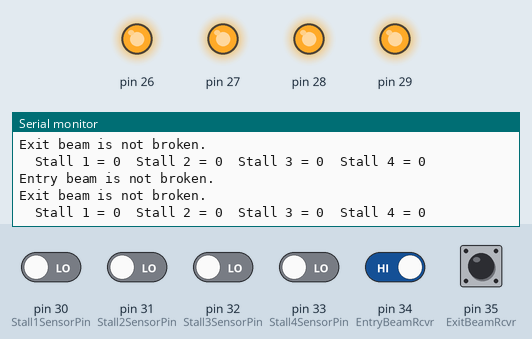
Recording of a sketch running on a simulated Arduino Mega 2560, built with avr-gcc and run on an emulated ATmega2560. Shown: output pins drawn as LEDs (lit = HIGH), the last lines printed to the serial monitor. Inputs (shaded band) come from the test bench; at power-on: pin 34 (EntryBeamRcvr), pin 35 (ExitBeamRcvr) HIGH, pin 30 (Stall1SensorPin), pin 31 (Stall2SensorPin), pin 32 (Stall3SensorPin), pin 33 (Stall4SensorPin) LOW.

Above: at 2.8 s.
2.9 s: pin 31 (Stall2SensorPin) driven HIGH
At 4.2 s:
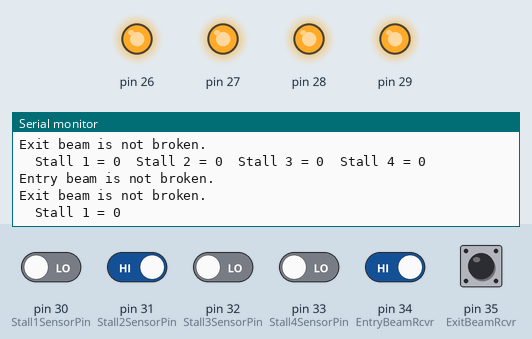
4.5 s: pin 31 (Stall2SensorPin) driven LOW
At 5.3 s:
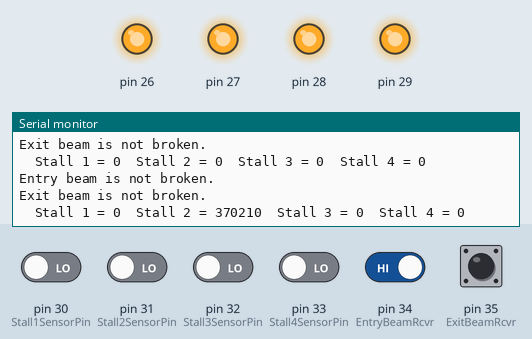
6.0 s: pin 32 (Stall3SensorPin) driven HIGH
At 7.7 s:
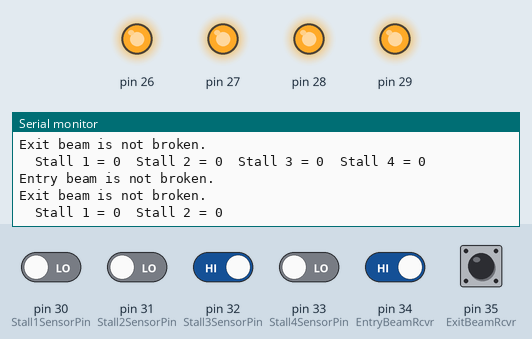
8.0 s: pin 32 (Stall3SensorPin) driven LOW and pin 34 (EntryBeamRcvr) driven LOW
At 8.4 s:
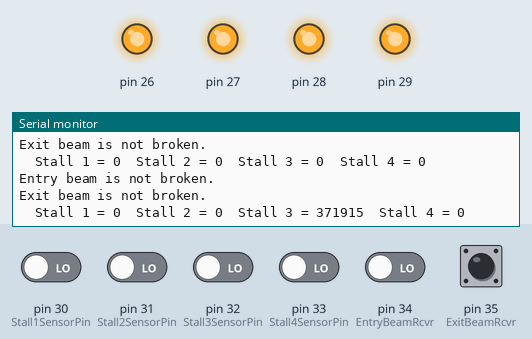

The sketch:

sensor_test.ino
```cpp
/*
   Test the senosr
*/

// Parking log sensors
#define Stall1SensorPin 30
#define Stall2SensorPin 31
#define Stall3SensorPin 32
#define Stall4SensorPin 33

// sensor value
long  Stall1SensorVal;
long  Stall2SensorVal;
long  Stall3SensorVal;
long  Stall4SensorVal;

// Entry, Exit Rcvr
#define EntryBeamRcvr  34
#define ExitBeamRcvr   35

int EntryBeamState;
int ExitBeamState;

void setup()
{
  InitEntryExitLEDs();   // You have to do this to turn off the
                         // entry LEDs

  pinMode(EntryBeamRcvr, INPUT);     // Make entry IR rcvr an input
  digitalWrite(EntryBeamRcvr, HIGH); // enable the built-in pullup

  pinMode(ExitBeamRcvr, INPUT);      // Make exit IR rcvr an input
  digitalWrite(ExitBeamRcvr, HIGH);  // enable the built-in pullup

  Serial.begin(115200);
}

void loop()
{
  EntryBeamState = digitalRead(EntryBeamRcvr);  // Here we read the state of the
                                                // entry beam.

  if (EntryBeamState == LOW)  // if EntryBeamState is LOW the beam is broken
  {
    Serial.println("Entry beam broken");
  } else {
    Serial.println("Entry beam is not broken.");
  }

  ExitBeamState = digitalRead(ExitBeamRcvr);  // Here we read the state of the
                                              // exit beam.
  if (ExitBeamState == LOW)  // if ExitBeamState is LOW the beam is broken
  {
    Serial.println("Exit beam broken");
  } else {
    Serial.println("Exit beam is not broken.");
  }

   Stall1SensorVal = ProximityVal(Stall1SensorPin); //Check parking space 1
   Serial.print("  Stall 1 = ");
   Serial.print(Stall1SensorVal);

   Stall2SensorVal = ProximityVal(Stall2SensorPin); //Check parking space 2
   Serial.print("  Stall 2 = ");
   Serial.print(Stall2SensorVal);

   Stall3SensorVal = ProximityVal(Stall3SensorPin); //Check parking space 3
   Serial.print("  Stall 3 = ");
   Serial.print(Stall3SensorVal);

   Stall4SensorVal =  ProximityVal(Stall4SensorPin); //Check parking space 4
   Serial.print("  Stall 4 = ");
   Serial.println(Stall4SensorVal);

   delay(1000);
}

/*********************************************************************
* long ProximityVal(int Pin)
* Parameters:
* int pin - the pin on the Arduino where the QTI sensor is connected.
*
* Description:
* QTI schematics and specs: http://www.parallax.com/product/555-27401
* This method initalizes the QTI sensor pin as output and charges the
* capacitor on the QTI. The QTI emits IR light which is reflected off
* of any surface in front of the sensor. The amount of IR light
* reflected back is detected by the IR resistor on the QTI. This is
* the resistor that the capacitor discharges through. The amount of
* time it takes to discharge determines how much light, and therefore
* the lightness or darkness of the material in front of the QTI sensor.
* Given the closeness of the object in this application you will get
* 0 if the sensor is covered
***********************************************************************/
long ProximityVal(int Pin)
{
    long duration = 0;
    pinMode(Pin, OUTPUT);         // Sets pin as OUTPUT
    digitalWrite(Pin, HIGH);      // Pin HIGH
    delay(1);                     // Wait for the capacitor to stabilize

    pinMode(Pin, INPUT);          // Sets pin as INPUT
    digitalWrite(Pin, LOW);       // Pin LOW
    while(digitalRead(Pin))       // Count until the pin goes
    {                             // LOW (cap discharges)
       duration++;
    }
    return duration;              // Returns the duration of the pulse
}

/*********************************************************************
* void InitEntryExitLEDs()
*
* Parameters: None
*
* Description:
* The entry and exit LEDs are 3 way LEDs with a common annode. This means
* that you pull the other legs low to lite the appropriate colored LED.
* The problem is that when you turn on the CPU, the pins are typically low
* meaning that the LEDs will be on. This method, simply ensures they are
* off.
***********************************************************************/
void InitEntryExitLEDs()
{
  int i;
  for (i=26; i<=29; i++)
  {
    pinMode(i, OUTPUT);
    digitalWrite(i, HIGH);
  }
}
```

Measured:
- after the input at 2.9 s, the serial monitor: prints a new line after 0.12 s (image 1)
- after the input at 4.5 s, the serial monitor: prints a new line at once (image 2)
- after the input at 6.0 s, the serial monitor: prints a new line after 0.51 s (image 3)
- after the input at 8.0 s, the serial monitor: prints a new line at once (image 4)
